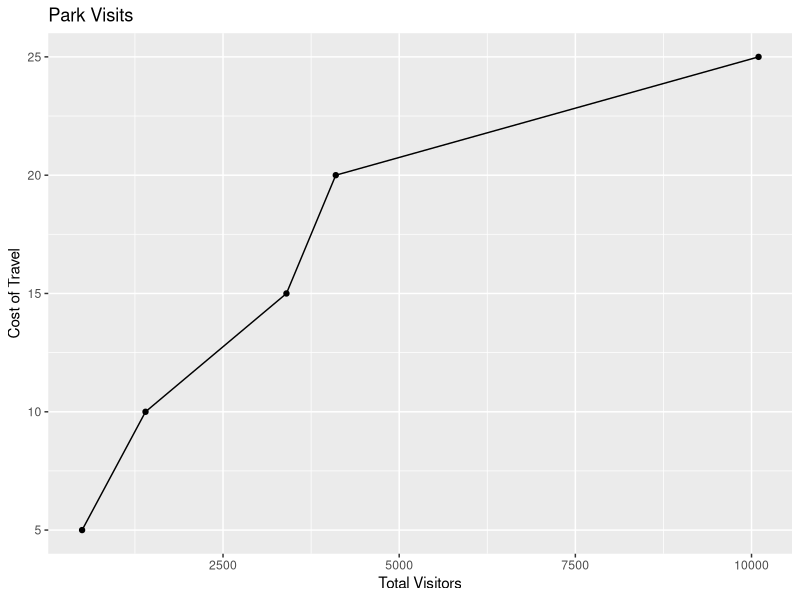
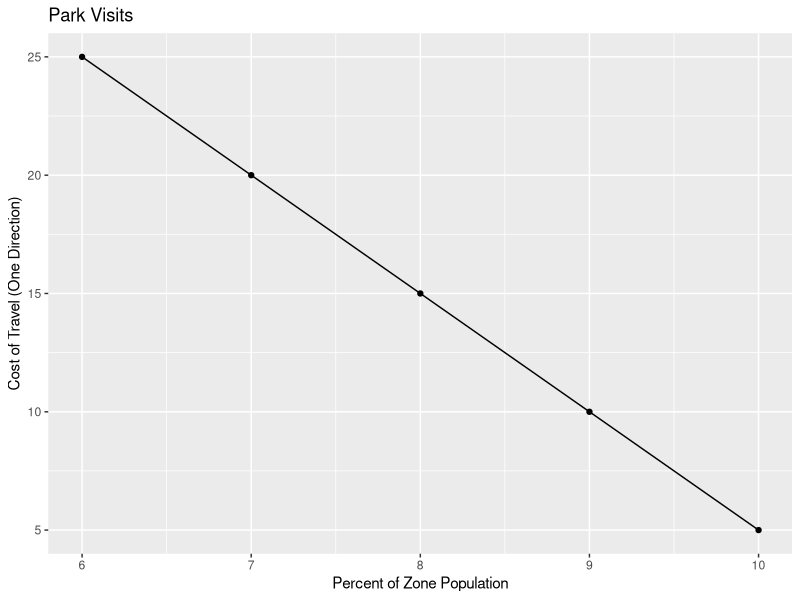

Generate these figures, in order, with R:
## ---- chunk 1
knitr::opts_chunk$set(echo = TRUE)

library(tidyverse)
## ---- chunk 2
travel <- data.frame(zone = seq(1, 5, by = 1),
                     distance = seq(10, 50, by = 10),
                     pop = c(5000, 10000, 25000, 10000, 100000),
                     visitors = c(500, 900, 2000, 700, 6000),
                     total_vis = rep(0, 5)) %>%
  mutate(cost = distance * 0.5,
         pct_zone = (visitors / pop) * 100)

travel$total_vis[1] = travel$visitors[1]
travel$total_vis[2] = travel$visitors[2] + travel$total_vis[1]
travel$total_vis[3] = travel$visitors[3] + travel$total_vis[2]
travel$total_vis[4] = travel$visitors[4] + travel$total_vis[3]
travel$total_vis[5] = travel$visitors[5] + travel$total_vis[4]

ggplot(data = travel) +
  geom_line(aes(x = total_vis,
                 y = cost)) +
  geom_point(aes(x = total_vis,
                 y = cost))+
  labs(x = "Total Visitors",
       y = "Cost of Travel",
       title = "Park Visits")

ggplot(data = travel) +
  geom_line(aes(x = pct_zone,
                 y = cost)) +
  geom_point(aes(x = pct_zone,
                 y = cost)) +
  labs(x = "Percent of Zone Population",
       y = "Cost of Travel (One Direction)",
       title = "Park Visits")
